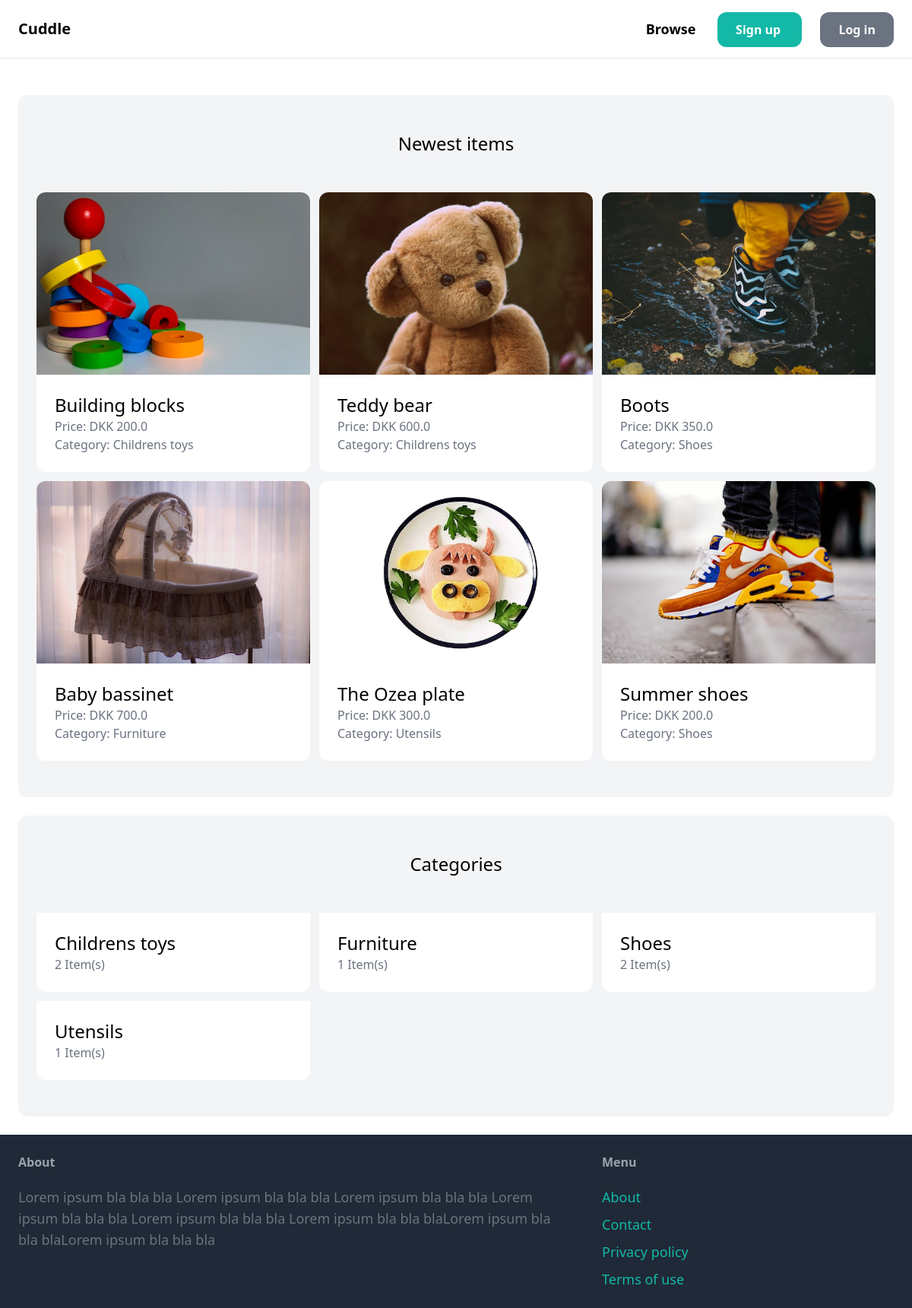
The page / on the database its author committed.
### item/models.py (models this page shows, shortened)
class item(models.Model):
    name = models.CharField(max_length=255)
    description = models.TextField(blank=True, null=True)
    price = models.FloatField()
    image = models.ImageField(upload_to='item_images',blank=True, null=True)
    is_sold = models.BooleanField(default=False)
    created_at = models.DateTimeField(auto_now_add=True)
    created_by = models.ForeignKey(User, related_name='items', on_delete=models.CASCADE)
    category = models.ForeignKey(Category, related_name='items', on_delete=models.CASCADE)

class Category(models.Model):
    name = models.CharField(max_length=255)
    class Meta:
        ordering = ('name',)
        verbose_name_plural = 'Categories'
    def __str__(self):
        return self.name

### core/views.py (the view)
# urls.py: path('', views.index, name= 'index'),
def index(request):
    items = item.objects.filter(is_sold=False)[0:6]
    categories = Category.objects.filter()
    return render(request, 'index.html', {
        'items': items,
        'categories': categories
        })

### core/templates/index.html (shortened to what this page needs)
{% extends 'base.html' %}
{% block content%}
    <div class="mt-6 px-6 py-12 bg-gray-100 rounded-xl">
        <h2 class="mb-12 text-2xl text-center"> Newest items </h2>
        <div class="grid grid-cols-3 gap-3">
            {% for item in items %}
                <div>
                    <a href="{% url 'item:detail' item.id %}">
                        <div>
                            <img src="{{ item.image.url }}" class="rounded-t-xl">
                        </div>
                        <div class="p-6 bg-white rounded-b-xl">
                            <h2 class="text-2xl"> {{ item.name }}</h2>
                            <p class="text-gray-500"> Price: DKK {{ item.price }}</p>
                            <p class="text-gray-500"> Category: {{ item.category }}</p>
                        </div>
                    </a>
                </div>
            {% endfor %}
        </div>
    </div>
    <div class="mt-6 px-6 py-12 bg-gray-100 rounded-xl">
        <h2 class="mb-12 text-2xl text-center"> Categories </h2>
        <div class="grid grid-cols-3 gap-3">
            {% for category in categories %}
            <div>
                <a href="#">
                    <div class="p-6 bg-white rounded-b-xl">
                        <h2 class="text-2xl"> {{ category.name }}</h2>
                        <p class="text-gray-500">{{ category.items.count }} Item(s) </p>
                    </div>
                </a>
            </div>
            {% endfor %}
        </div>
    </div>
{% endblock %}

### rows shown on the page
item: image (picture), name "Building blocks", price "200.0", category "Childrens toys"
item: image (picture), name "Teddy bear", price "600.0", category "Childrens toys"
item: image (picture), name "Boots", price "350.0", category "Shoes"
item: image (picture), name "Baby bassinet", price "700.0", category "Furniture"
item: image (picture), name "The Ozea plate", price "300.0", category "Utensils"
item: image (picture), name "Summer shoes", price "200.0", category "Shoes"
Category: name "Childrens toys", items.count "2"
Category: name "Furniture", items.count "1"
Category: name "Shoes", items.count "2"
Category: name "Utensils", items.count "1"
